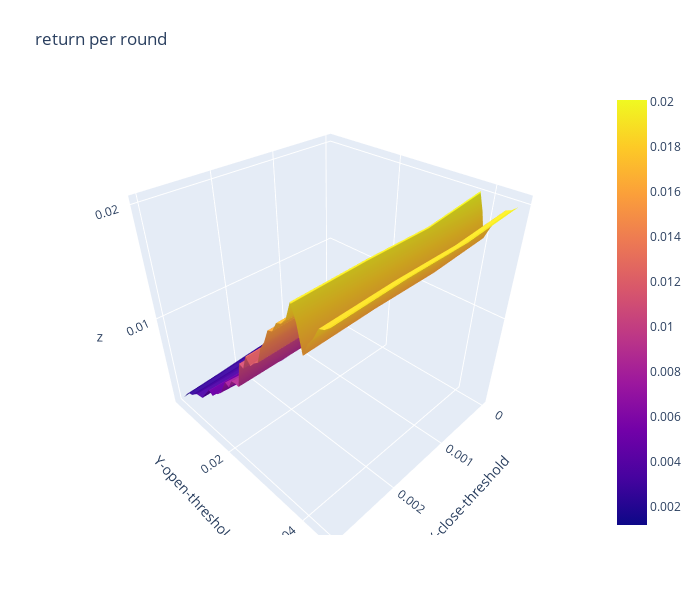

The notebook cell this image was saved under:
### Code cell
import plotly.graph_objects as go

x_data = df_return_per_round.columns.to_list() # close threshold

y_data = df_return_per_round.index.to_list() # open threshold

z_data = df_return_per_round.copy(deep=True) # return per round

fig = go.Figure(data=[go.Surface(z=z_data.values,x=x_data,y=y_data)])

fig.update_layout(title="return per round", # 标题
                  autosize=False,  # 尺度自动缩放
                  width=700,  # 长宽
                  height=600,
                  margin=dict(l=65,r=50,b=65,t=90),  # 4个位置的距离
                  scene=dict(xaxis_title='X-close-threshold',yaxis_title='Y-open-threshold')
                 )

fig.show()

### Figure 1 — Plotly figure (JSON) as saved in the notebook; plotly's stock layout.template omitted (floating-point values rounded to 4 significant figures; data arrays with more than 128 entries replaced by an {"elided": "..."} marker saying what was removed)
{"data": [{"type": "surface", "x": [0, 0.001, 0.002, 0.003], "y": [0.0031, 0.0032, 0.0035, 0.004, 0.005, 0.006, 0.007, 0.008, 0.009, 0.01, 0.011, 0.012, 0.013, 0.014, 0.015, 0.016, 0.017, 0.018, 0.019, 0.02, 0.021, 0.022, 0.023, 0.024, 0.025, 0.026, 0.027, 0.028, 0.029, 0.03, 0.031, 0.032, 0.033, 0.034, 0.035, 0.036, 0.037, 0.038, 0.039, 0.04, 0.041, 0.042, 0.043, 0.044, 0.045], "z": {"elided": "45x4 float values"}}], "layout": {"autosize": false, "height": 600, "margin": {"b": 65, "l": 65, "r": 50, "t": 90}, "scene": {"xaxis": {"title": {"text": "X-close-threshold"}}, "yaxis": {"title": {"text": "Y-open-threshold"}}}, "title": {"text": "return per round"}, "width": 700}}
